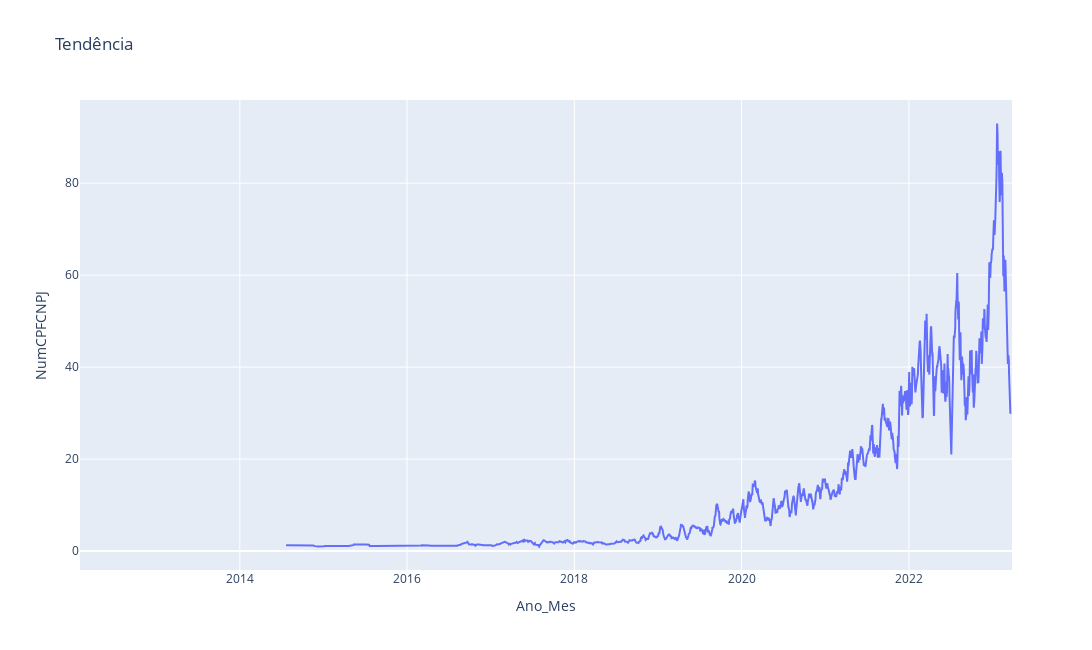

Source (notebook cell):
### Markdown cell above
#### 2.2.4 - tendencia

### Code cell
#______________tendencia
fig_tendencia = go.Figure()
# Adicionar linha da tendência
fig_tendencia.add_trace(go.Scatter(x=ts_clean.index, y=tendencia, mode='lines', name='Tendência'))
# Configurar o layout
fig_tendencia.update_layout(
    xaxis_title='Ano_Mes',
    yaxis_title='NumCPFCNPJ',
    title='Tendência',
    width=1100,
    height=650
)
# A tendencia de novos usuários por dia apresenta uma crescente até o fim de 2022

### Figure 1 — Plotly figure (JSON) as saved in the notebook; plotly's stock layout.template omitted (floating-point values rounded to 4 significant figures; data arrays with more than 128 entries replaced by an {"elided": "..."} marker saying what was removed)
{"data": [{"mode": "lines", "name": "Tendência", "type": "scatter", "x": {"elided": "1786 str values"}, "y": {"elided": "1786 float values"}}], "layout": {"height": 650, "title": {"text": "Tendência"}, "width": 1100, "xaxis": {"title": {"text": "Ano_Mes"}}, "yaxis": {"title": {"text": "NumCPFCNPJ"}}}}
